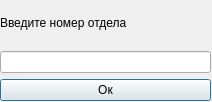
<?xml version="1.0" encoding="UTF-8"?>
<ui version="4.0">
 <class>otdelinfo</class>
 <widget class="QDialog" name="otdelinfo">
  <property name="geometry">
   <rect>
    <x>0</x>
    <y>0</y>
    <width>212</width>
    <height>102</height>
   </rect>
  </property>
  <property name="windowTitle">
   <string>Dialog</string>
  </property>
  <widget class="QWidget" name="gridLayoutWidget">
   <property name="geometry">
    <rect>
     <x>0</x>
     <y>0</y>
     <width>211</width>
     <height>101</height>
    </rect>
   </property>
   <layout class="QGridLayout" name="gridLayout">
    <item row="1" column="0">
     <widget class="QLineEdit" name="lineEdit"/>
    </item>
    <item row="0" column="0">
     <widget class="QLabel" name="label">
      <property name="text">
       <string>Введите номер отдела</string>
      </property>
     </widget>
    </item>
    <item row="2" column="0">
     <widget class="QPushButton" name="pushButton">
      <property name="text">
       <string>Ок</string>
      </property>
     </widget>
    </item>
   </layout>
  </widget>
 </widget>
 <resources/>
 <connections/>
</ui>
